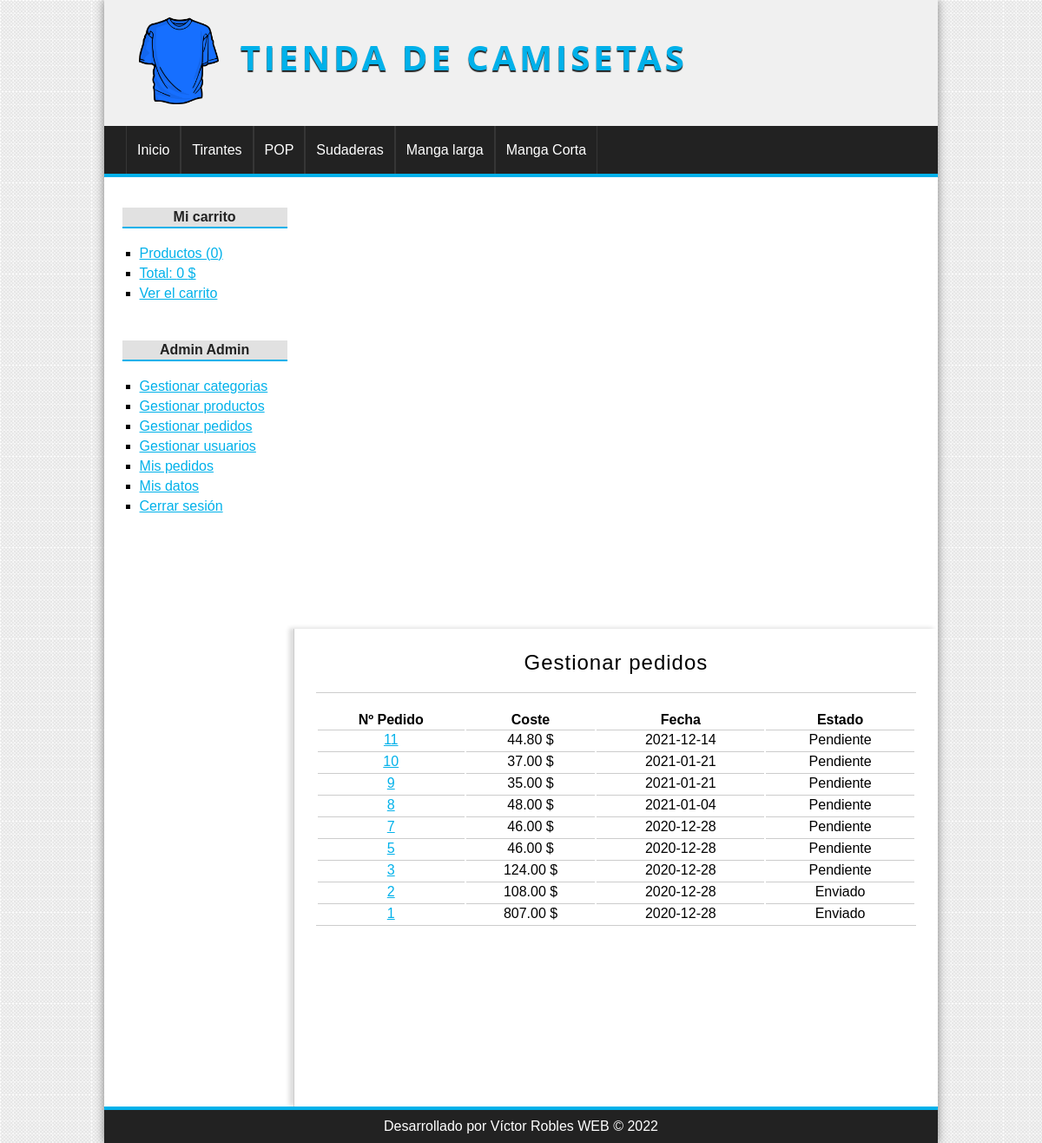
The app's page /Camisetas/pedido/gestion (signed in) with its own data.
### tables this page shows
CREATE TABLE `categorias` (
  `id` int NOT NULL,
  `nombre` varchar(100) NOT NULL
);

CREATE TABLE `pedidos` (
  `id` int NOT NULL,
  `usuario_id` int NOT NULL,
  `provincia` varchar(100) NOT NULL,
  `localidad` varchar(100) NOT NULL,
  `direccion` varchar(255) NOT NULL,
  `coste` float(200,2) NOT NULL,
  `estado` varchar(20) NOT NULL,
  `fecha` date DEFAULT NULL,
  `hora` time DEFAULT NULL
);

### Camisetas/config/db.php (called while the page is built)
<?php
class Database{
	public static function connect(){
		$db = new mysqli('localhost', 'root', '', 'tienda_master');
		$db->query("SET NAMES 'utf8'");
		return $db;
	}
}

### Camisetas/helpers/Utils.php (called while the page is built, shortened)
<?php
class Utils{
	public static function showCategorias(){
		require_once 'models/Categoria.php';
		$categoria = new Categoria();
		$categorias = $categoria->getAll();
		return $categorias;
	}
	public static function showStatus($status){
		$value = 'Pendiente';
		if($status == 'confirm'){
			$value = 'Pendiente';
		}elseif($status == 'preparation'){
			$value = 'En preparación';
		}elseif($status == 'ready'){
			$value = 'Preparado para enviar';
		}elseif($status = 'sended'){
			$value = 'Enviado';
		}
		return $value;
	}
}

### Camisetas/models/Categoria.php (called while the page is built, shortened)
<?php
class Categoria{
	private $db;
	public function __construct() {
		$this->db = Database::connect();
	}
	public function getAll(){
		$categorias = $this->db->query("SELECT * FROM categorias ORDER BY id DESC;");
		return $categorias;
	}
}

### Camisetas/controllers/PedidoController.php (called while the page is built, shortened)
<?php
require_once 'models/Pedido.php';
class pedidoController{
	public function gestion(){
		$gestion = true;
		$pedido = new Pedido();
		$pedidos = $pedido->getAll();
		require_once 'views/pedido/mis_pedidos.php';
	}
}

### Camisetas/models/Pedido.php (called while the page is built, shortened)
<?php
class Pedido{
	private $db;
	public function __construct() {
		$this->db = Database::connect();
	}
	public function getAll(){
		$productos = $this->db->query("SELECT * FROM pedidos ORDER BY id DESC");
		return $productos;
	}
}

### Camisetas/views/pedido/mis_pedidos.php (the view)
<?php if (isset($gestion)): ?>
	<h1>Gestionar pedidos</h1>
<?php else: ?>
	<h1>Mis pedidos</h1>
<?php endif; ?>
<table>
	<tr>
		<th>Nº Pedido</th>
		<th>Coste</th>
		<th>Fecha</th>
		<th>Estado</th>
	</tr>
	<?php
	while ($ped = $pedidos->fetch_object()):
		?>
		<tr>
			<td>
				<a href="<?= base_url ?>pedido/detalle&id=<?= $ped->id ?>"><?= $ped->id ?></a>
			</td>
			<td>
				<?= $ped->coste ?> $
			</td>
			<td>
				<?= $ped->fecha ?>
			</td>
			<td>
				<?=Utils::showStatus($ped->estado)?>
			</td>
		</tr>
	<?php endwhile; ?>
</table>

### Camisetas/views/layout/header.php (shortened to what this page needs)
<!DOCTYPE HTML>
<html lang="es">
	<head>
		<link rel="stylesheet" href="<?=base_url?>assets/css/styles.css" />
	</head>
	<body>
		<div id="container">
			<header id="header">
				<div id="logo">
					<img src="<?=base_url?>assets/img/camiseta.png" alt="Camiseta Logo" />
					<a href="<?=base_url?>">
						Tienda de camisetas
					</a>
				</div>
			</header>
			<?php $categorias = Utils::showCategorias(); ?>
			<nav id="menu">
				<ul>
					<li>
						<a href="<?=base_url?>">Inicio</a>
					</li>
					<?php while($cat = $categorias->fetch_object()): ?>
						<li>
							<a href="<?=base_url?>categoria/ver&id=<?=$cat->id?>"><?=$cat->nombre?></a>
						</li>
					<?php endwhile; ?>
				</ul>
			</nav>
			<div id="content">

### Camisetas/assets/css/styles.css (style rules this page uses)
* { padding: 0px; margin: 0px; font-family: sans-serif, Helvetica, Arial; }
body { background: url(../img/bg.png); }
a { color: #01B1EA; }
table { text-align: center; width: 100%; border-bottom: 1px solid #ccc; }
td { border-top: 1px solid #ccc; padding: 2px; }
#container { width: 80%; margin: 0px auto; box-shadow: 0px 0px 10px gray; background: white; }
#header { height: 145px; background: #F0F0F0; }
#logo { padding: 20px; margin-left: 20px; float:left; }
#logo img { float:left; height: 100px; }
#logo a { float:left; font-size: 40px; letter-spacing: 4px; font-family: 'Open Sans', Helvetica, Arial; text-transform: uppercase; color: #01B1EA; font-weight: bold; text-decoration: none; margin-top: 18px; margin-left: 25px; text-shadow: 0px 2px 1px #222222; transition: all 300ms; }
#menu { clear:both; background: #222; color: white; height: 55px; border-bottom: 4px solid #01B1EA; }
#menu ul { list-style: none; text-decoration: none; margin: 0px auto; margin-left: 25px; }
#menu ul li { line-height: 55px; float:left; border-right: 1px solid #363636; }
#menu a { display: block; color: white; text-decoration: none; padding-left: 12px; padding-right: 12px; transition: all 300ms; }
#menu a:first-child { border-left: 1px solid #363636; }
#content { margin: 0px auto; overflow: hidden; background: white; }
#central h1 { font-size: 24px; font-weight: normal; letter-spacing: 1px; text-align: center; border-bottom: 1px solid #ccc; margin-bottom: 20px; padding: 20px; padding-top: 0px; }

### records on screen
categorias: nombre "Tirantes"
categorias: nombre "POP"
categorias: nombre "Sudaderas"
categorias: nombre "Manga larga"
categorias: nombre "Manga Corta"
pedidos: id "11", coste "44.80", fecha "2021-12-14", estado "Pendiente"
pedidos: id "10", coste "37.00", fecha "2021-01-21", estado "Pendiente"
pedidos: id "9", coste "35.00", fecha "2021-01-21", estado "Pendiente"
pedidos: id "8", coste "48.00", fecha "2021-01-04", estado "Pendiente"
pedidos: id "7", coste "46.00", fecha "2020-12-28", estado "Pendiente"
pedidos: id "5", coste "46.00", fecha "2020-12-28", estado "Pendiente"
pedidos: id "3", coste "124.00", fecha "2020-12-28", estado "Pendiente"
pedidos: id "2", coste "108.00", fecha "2020-12-28", estado "Enviado"
pedidos: id "1", coste "807.00", fecha "2020-12-28", estado "Enviado"

### other values on screen
$stats['count'] "0"
$stats['total'] "0"
$_SESSION['identity']->nombre "Admin"
$_SESSION['identity']->apellidos "Admin"
